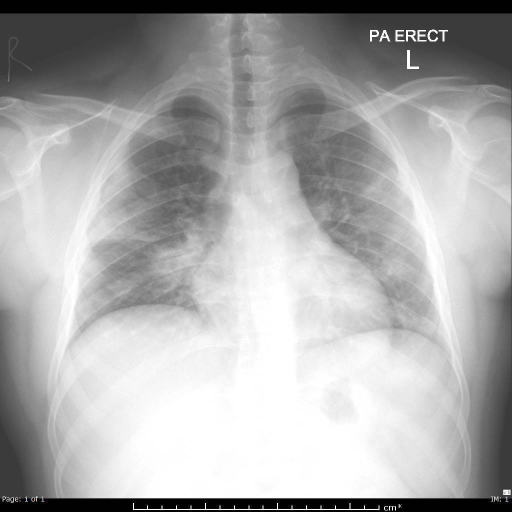
#> input picture dataset_script/covid/1141cc2b8b9cc394becce5d978b5a7_jumbo.jpeg, 1024 x 1024 px (shown at 1/2 size); its folder holds only this picture in this run
$ python -i utils.py   (imports and definitions only)
#> lines starting #> are read from the running program, lines starting #| are printed output that depends on the picture
#> further down, picture is the input picture: shape (1024, 1024, 3); mean B, G, R 171.2, 171.2, 171.2
import os
import cv2
import copy
import random
import numpy as np
import pandas as pd

#Sklearn and Tensorflow libraries
from sklearn.preprocessing import LabelBinarizer
from tensorflow.keras.utils import to_categorical
from sklearn.model_selection import train_test_split
from sklearn.preprocessing import StandardScaler


RANDOM_SED: int = 42

# [1 line not run here, left out]


def clahe_function(img) -> np.ndarray:
    """ Function for applying CLAHE (Contrast Limited Adaptive Histogram Equalization) to images

    Args:
        img (_type_): _description_

    Returns:
        _type_: _description_
    """

    clahe = cv2.createCLAHE(clipLimit=2.0, tileGridSize=(8,8))
    lab_image = cv2.cvtColor(img, cv2.COLOR_BGR2LAB)
#> lab_image: shape (1024, 1024, 3); mean of channels 0, 1, 2 176, 128, 128
    l, a, b = cv2.split(lab_image)
    clahe_image = clahe.apply(l)
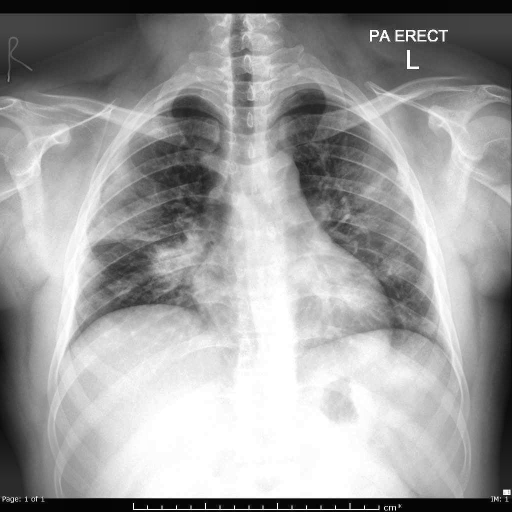
#> clahe_image: shape (1024, 1024) (shown at 1/2 size); min 1, max 255, mean 158.2
    merge_image_lab = cv2.merge((clahe_image, a, b))
#> merge_image_lab: shape (1024, 1024, 3); mean of channels 0, 1, 2 158.2, 128, 128
    image_clahe_transformed = cv2.cvtColor(merge_image_lab, cv2.COLOR_LAB2BGR)

    return image_clahe_transformed


# [92 lines left out: functions load_images_from_folder, preprocessing_dataset, preprocessing_radiomic_features, not called in this run]

>>> import cv2
>>> picture = cv2.imread('dataset_script/covid/1141cc2b8b9cc394becce5d978b5a7_jumbo.jpeg')
>>> result = clahe_function(picture)

$ run again, on dataset_script/covid/14d81f378173b86cc53f21d2d67040_jumbo.jpeg
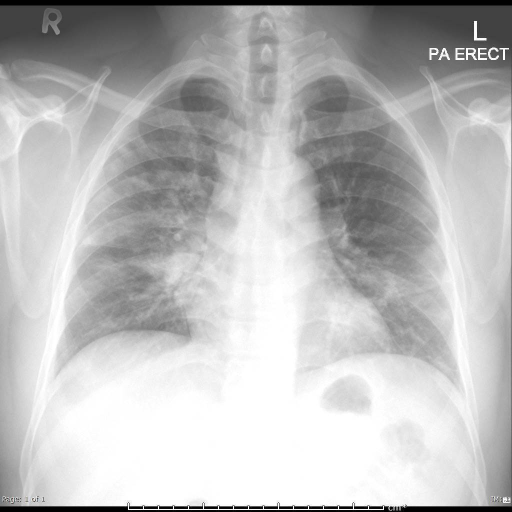
#> input picture dataset_script/covid/14d81f378173b86cc53f21d2d67040_jumbo.jpeg, 1024 x 1024 px (shown at 1/2 size)
#> picture is the input picture: shape (1024, 1024, 3); mean B, G, R 187.1, 187.1, 187.1
#> lab_image: shape (1024, 1024, 3); mean of channels 0, 1, 2 192, 128, 128
#> in clahe_function, `clahe_image = clahe.apply(l)`:
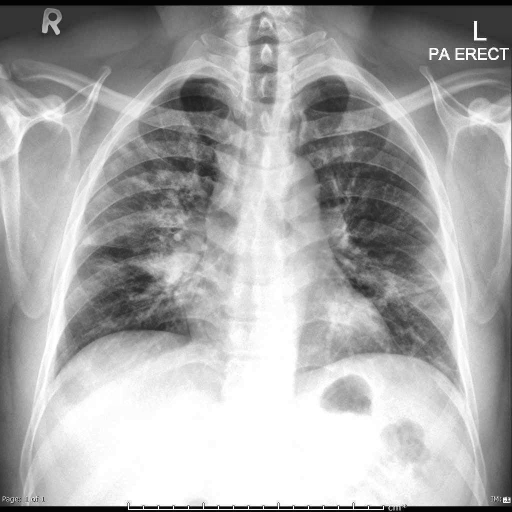
#> clahe_image: shape (1024, 1024) (shown at 1/2 size); min 1, max 255, mean 169.2
#> merge_image_lab: shape (1024, 1024, 3); mean of channels 0, 1, 2 169.2, 128, 128

$ run again, on dataset_script/covid/16669_3_1.jpeg
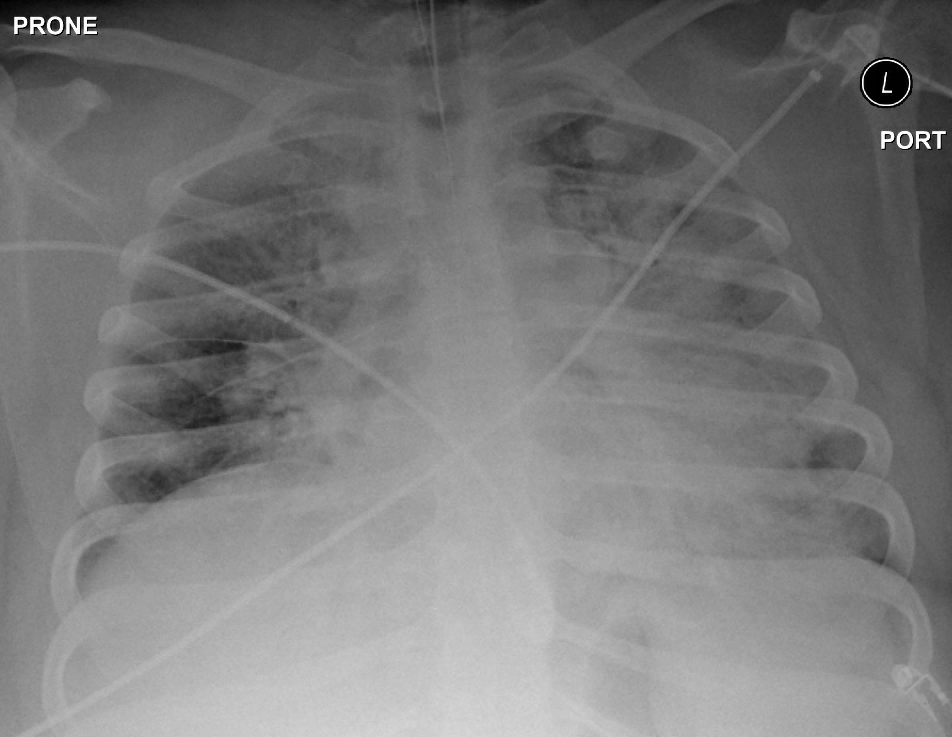
#> input picture dataset_script/covid/16669_3_1.jpeg, 1904 x 1474 px (shown at 1/2 size)
#> picture is the input picture: shape (1474, 1904, 3); min 0, max 255, mean 121.8
#> lab_image: shape (1474, 1904, 3); mean of channels 0, 1, 2 129.4, 128, 128
#> a: shape (1474, 1904); every value is 128
#> in clahe_function, `clahe_image = clahe.apply(l)`:
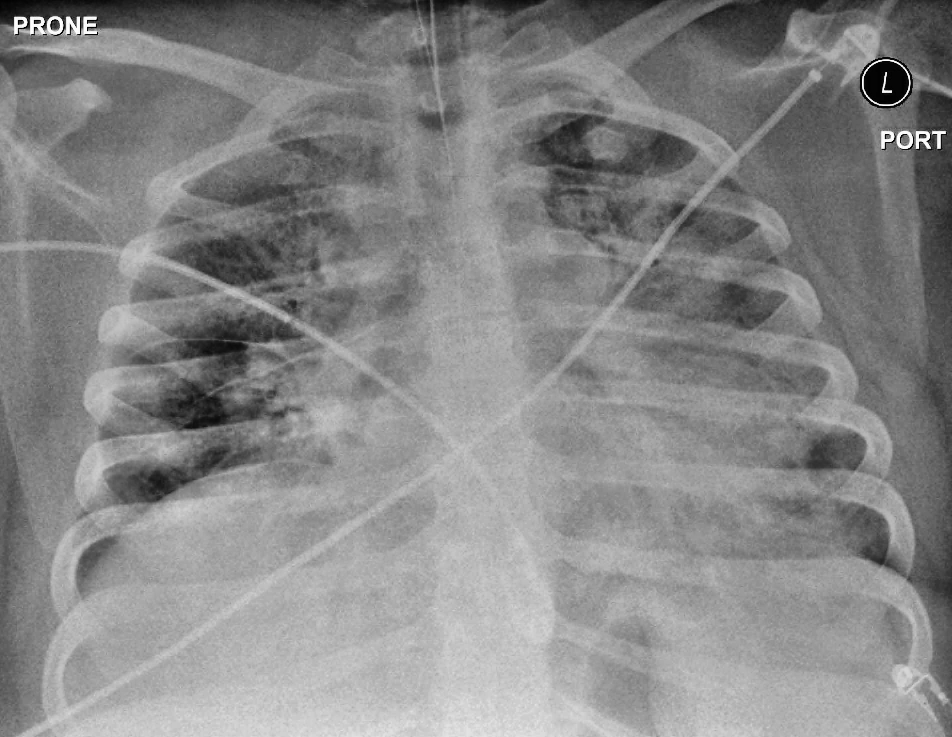
#> clahe_image: shape (1474, 1904) (shown at 1/2 size); min 1, max 255, mean 134.8
#> merge_image_lab: shape (1474, 1904, 3); mean of channels 0, 1, 2 134.8, 128, 128
